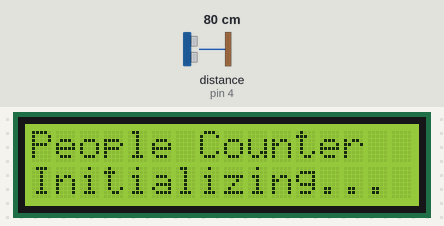
A sketch run on a simulated Arduino Uno, built with avr-gcc and run on an emulated ATmega328P. Shown: 16×2 character LCD. Wiring (inferred from the names in the program): ultrasonic range finder: trigger pin 3; echo pin 4. Inputs (shaded band) come from the test bench; at power-on: distance to the obstacle (sensor on pin 4) 80 cm. The echo pulse lasts 58.3 µs per cm; what the sketch prints to the serial monitor is not drawn.

Above: at 0.1 s.
At 3.3 s:
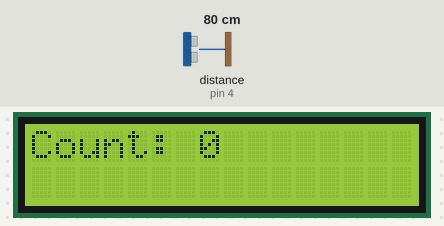
3.4 s: distance to the obstacle (sensor on pin 4) set to 2 cm
6.4 s: distance to the obstacle (sensor on pin 4) set to 250 cm
At 7.8 s:
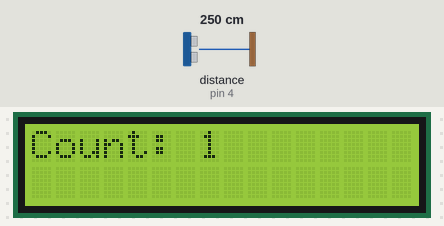
Timing chart, 0 to 9.4 s (numbered marks = the images above; inputs shaded):
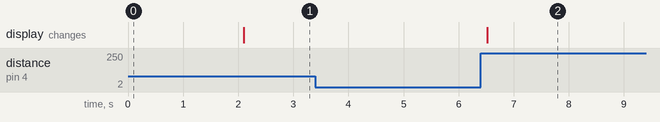

The sketch:

Ultrasonic_People_Counter_3.ino
```cpp
#include <Wire.h>
#include <LiquidCrystal_I2C.h>

// Pin definitions
#define trigPin 3
#define echoPin 4

// LCD setup
LiquidCrystal_I2C lcd(0x27, 16, 2);

// Variables
long duration;
int distance;
int peopleCount = 0;

const int entryThreshold = 50; // Entry distance threshold (cm)
const int exitThreshold = 150; // Exit distance threshold (cm)
bool personDetected = false;  // Whether a person is currently detected
unsigned long lastDetectionTime = 0; // To debounce detections
const unsigned long debounceDelay = 1000; // 1-second debounce period

void setup() {
  // Initialize serial monitor and LCD
  Serial.begin(9600);
  lcd.begin(16, 2);
  lcd.backlight();

  // HC-SR04 pin modes
  pinMode(trigPin, OUTPUT);
  pinMode(echoPin, INPUT);

  // Initial message
  lcd.setCursor(0, 0);
  lcd.print("People Counter");
  lcd.setCursor(0, 1);
  lcd.print("Initializing...");
  delay(2000);
  lcd.clear();

  lcd.setCursor(0, 0);
  lcd.print("Count: 0");
}

int measureDistance() {
  // Trigger the ultrasonic sensor
  digitalWrite(trigPin, LOW);
  delayMicroseconds(2);
  digitalWrite(trigPin, HIGH);
  delayMicroseconds(10);
  digitalWrite(trigPin, LOW);

  // Measure the echo duration
  duration = pulseIn(echoPin, HIGH);

  // Calculate distance in cm
  int measuredDistance = duration * 0.034 / 2;

  // Return valid distance or -1 if invalid
  return (measuredDistance > 0 && measuredDistance < 400) ? measuredDistance : -1;
}

void loop() {
  // Measure the current distance
  distance = measureDistance();

  // Ignore invalid readings
  if (distance == -1) {
    return;
  }

  // Debounce: Allow counting only after the debounce delay
  unsigned long currentTime = millis();
  if (currentTime - lastDetectionTime < debounceDelay) {
    return;
  }

  // Detect entry and exit
  if (!personDetected && distance < entryThreshold) {
    personDetected = true; // Person enters detection zone
    lastDetectionTime = currentTime;
    Serial.println("Person detected entering.");
  } else if (personDetected && distance > exitThreshold) {
    personDetected = false; // Person exits detection zone
    peopleCount++; // Increment count
    lastDetectionTime = currentTime;
    Serial.println("Person counted.");

    // Update LCD
    lcd.clear();
    lcd.setCursor(0, 0);
    lcd.print("Count: ");
    lcd.print(peopleCount);
  }

  // Debugging on Serial Monitor
  Serial.print("Distance: ");
  Serial.print(distance);
  Serial.println(" cm");

  delay(100); // Delay for stability
}
```

Measured:
- after the input at 3.4 s, every drawn part: stays the same
- after the input at 6.4 s, the display: changes after 0.12 s (image 2)
